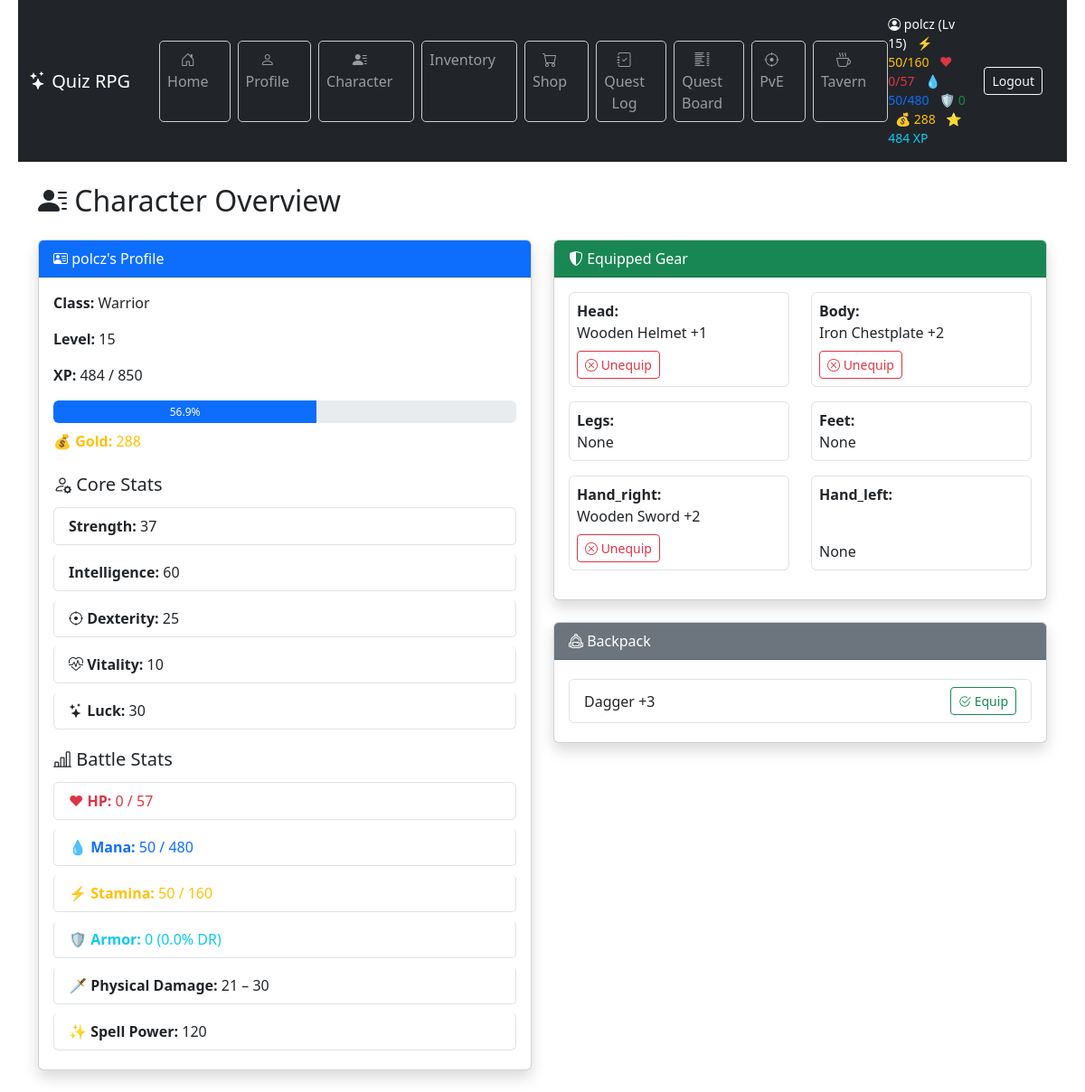
The page /character/ (signed in) on the database its author committed.
### game/models.py (models this page shows, shortened)
class Character(models.Model):
    CLASS_CHOICES = [
        ("warrior", "Warrior"),
        ("mage", "Mage"),
        ("rogue", "Rogue"),
    ]
    user = models.OneToOneField(User, on_delete=models.CASCADE)
    name = models.CharField(max_length=100)
    character_class = models.CharField(
        max_length=20, choices=CLASS_CHOICES, default="warrior"
    )
    level = models.IntegerField(default=1)
    experience = models.IntegerField(default=0)
    experience_to_next_level = models.PositiveIntegerField(default=100)
    hp = models.PositiveIntegerField(default=100)
    max_hp = models.PositiveIntegerField(default=100)
    hp_from_levels = models.PositiveIntegerField(default=0)
    mana = models.PositiveIntegerField(default=50)
    max_mana = models.PositiveIntegerField(default=50)
    mana_from_levels = models.PositiveIntegerField(default=0)
    stamina = models.PositiveIntegerField(default=50)
    max_stamina = models.PositiveIntegerField(default=50)
    armor = models.PositiveIntegerField(default=0)
    damage_reduction = models.FloatField(default=0.0)
    physical_min_damage = models.PositiveIntegerField(default=1)
    physical_max_damage = models.PositiveIntegerField(default=3)
    spell_power = models.PositiveIntegerField(default=0)
    hp_regeneration = models.PositiveIntegerField(default=0)
    mana_regeneration = models.PositiveIntegerField(default=0)
    stamina_regeneration = models.PositiveIntegerField(default=0)
    items = models.ManyToManyField("Item", related_name="characters", blank=True)
    equipped_head = models.ForeignKey(
        "Item",
        null=True,
        blank=True,
        related_name="equipped_on_head",
        on_delete=models.SET_NULL,
    )
    equipped_body = models.ForeignKey(
        "Item",
        null=True,
        blank=True,
        related_name="equipped_on_body",
        on_delete=models.SET_NULL,
    )
    equipped_legs = models.ForeignKey(
        "Item",
        null=True,
        blank=True,
        related_name="equipped_on_legs",
        on_delete=models.SET_NULL,
    )
    equipped_feet = models.ForeignKey(
        "Item",
        null=True,
        blank=True,
        related_name="equipped_on_feet",
        on_delete=models.SET_NULL,
    )
    equipped_hand_right = models.ForeignKey(
        "Item",
        null=True,
        blank=True,
        related_name="equipped_on_hand_right",
        on_delete=models.SET_NULL,
    )
    equipped_hand_left = models.ForeignKey(
        "Item",
        null=True,
        blank=True,
        related_name="equipped_on_hand_left",
        on_delete=models.SET_NULL,
    )
    strength = models.IntegerField(default=5)
    intelligence = models.IntegerField(default=5)
    dexterity = models.IntegerField(default=5)
    vitality = models.IntegerField(default=5)
    luck = models.IntegerField(default=5)
    stat_points = models.IntegerField(default=0)
    gold = models.IntegerField(default=0)
    last_regen_time = models.DateTimeField(default=timezone.now)
    class XpReward(TypedDict):
        total: int
        base: int
        strength_bonus: int
        intelligence_bonus: int
        double: bool

class Item(models.Model):
    SLOT_CHOICES = [
        ("head", "Head"),
        ("body", "Body"),
        ("legs", "Legs"),
        ("feet", "Feet"),
        ("hand_right", "Right Hand"),
        ("hand_left", "Left Hand"),
    ]
    name = models.CharField(max_length=100)
    description = models.TextField(blank=True, null=True)
    price = models.IntegerField(null=True, blank=True)
    is_available_in_shop = models.BooleanField(default=False)
    slot = models.CharField(
        max_length=20,
        choices=SLOT_CHOICES,
        default="hand_right",
    )
    effect_strength = models.IntegerField(default=0)
    effect_intelligence = models.IntegerField(default=0)
    effect_dexterity = models.IntegerField(default=0)
    effect_vitality = models.IntegerField(default=0)
    effect_luck = models.IntegerField(default=0)
    min_damage = models.PositiveIntegerField(default=0)
    max_damage = models.PositiveIntegerField(default=0)
    armor = models.PositiveIntegerField(default=0)
    spell_power = models.PositiveIntegerField(default=0)
    hp_bonus = models.IntegerField(default=0)
    mana_bonus = models.IntegerField(default=0)
    stamina_bonus = models.IntegerField(default=0)
    required_class = models.CharField(
        max_length=20,
        choices=Character.CLASS_CHOICES,
        null=True,
        blank=True,
        help_text="If set, only characters of this class can equip the item.",
    )

### game/views.py (the view)
# urls.py: path("character/", views.character_view, name="character"),
@character_required
def character_view(request):
    character = request.user.character
    equipped_ids = [
        character.equipped_head_id,
        character.equipped_body_id,
        character.equipped_legs_id,
        character.equipped_feet_id,
        character.equipped_hand_right_id,
        character.equipped_hand_left_id,
    ]
    equipment_slots = ["head", "body", "legs", "feet", "hand_right", "hand_left"]
    backpack_items = character.items.exclude(id__in=[eid for eid in equipped_ids if eid])
    xp_needed = experience_to_next_level(character.level)
    xp_progress = round((character.experience / xp_needed) * 100, 1) if xp_needed else 0
    return render(request, "game/character.html", {
        "character": character,
        "equipment_slots": equipment_slots,
        "backpack_items": backpack_items,
        "xp_progress": xp_progress,
        "xp_needed": xp_needed,
    })

### game/context_processors.py (called while the page is built)
def character_context(request):
    if request.user.is_authenticated:
        try:
            character = Character.objects.get(user=request.user)
            return {"character": character}
        except Character.DoesNotExist:
            return {}
    return {}

### game/services/leveling.py (called while the page is built)
def experience_to_next_level(level):
    return 100 + level * 50

### game/templatetags/character_extras.py (called while the page is built)
@register.filter
def get_slot(character, slot_name):
    return getattr(character, f"equipped_{slot_name}", None)

### game/templates/game/character.html (shortened to what this page needs)
{% extends "game/base.html" %}
{% load character_extras %}
{% block content %}
<h2 class="mb-4"><i class="bi bi-person-lines-fill"></i> Character Overview</h2>
<div class="row">
  <div class="col-md-6">
    <div class="card mb-4 shadow">
      <div class="card-header bg-primary text-white">
        <i class="bi bi-person-vcard"></i> {{ character.name }}'s Profile
      </div>
      <div class="card-body">
        <p><strong>Class:</strong> {{ character.character_class|title }}</p>
        <p><strong>Level:</strong> {{ character.level }}</p>
        <p><strong>XP:</strong> {{ character.experience }} / {{ xp_needed }}</p>
        <div class="progress mb-2" style="height: 25px;">
          <div
            class="progress-bar"
            role="progressbar"
            style="width: {{ xp_progress }}%;"
            aria-valuenow="{{ xp_progress }}"
            aria-valuemin="0"
            aria-valuemax="100"
          >
            {{ xp_progress }}%
          </div>
        </div>
        <p class="text-warning mb-4"><strong>💰 Gold:</strong> {{ character.gold }}</p>
        <h5 class="mt-3"><i class="bi bi-person-gear"></i> Core Stats</h5>
        <ul class="list-group mb-3">
          <li class="list-group-item"> <strong>Strength:</strong> {{ character.strength }}</li>
          <li class="list-group-item"> <strong>Intelligence:</strong> {{ character.intelligence }}</li>
          <li class="list-group-item"><i class="bi bi-crosshair"></i> <strong>Dexterity:</strong> {{ character.dexterity }}</li>
          <li class="list-group-item"><i class="bi bi-heart-pulse"></i> <strong>Vitality:</strong> {{ character.vitality }}</li>
          <li class="list-group-item"><i class="bi bi-stars"></i> <strong>Luck:</strong> {{ character.luck }}</li>
        </ul>
        <h5 class="mt-3"><i class="bi bi-bar-chart-line"></i> Battle Stats</h5>
        <ul class="list-group">
          <li class="list-group-item text-danger"><strong>❤ HP:</strong> {{ character.hp }} / {{ character.max_hp }}</li>
          <li class="list-group-item text-primary"><strong>💧 Mana:</strong> {{ character.mana }} / {{ character.max_mana }}</li>
          <li class="list-group-item text-warning"><strong>⚡ Stamina:</strong> {{ character.stamina }} / {{ character.max_stamina }}</li>
          <li class="list-group-item text-info"><strong>🛡️ Armor:</strong> {{ character.armor }} ({{ character.damage_reduction|floatformat:1 }}% DR)</li>
          <li class="list-group-item"><strong>🗡️ Physical Damage:</strong> {{ character.physical_min_damage }} – {{ character.physical_max_damage }}</li>
          <li class="list-group-item"><strong>✨ Spell Power:</strong> {{ character.spell_power }}</li>
        </ul>
      </div>
    </div>
  </div>
  <div class="col-md-6">
    <div class="card mb-4 shadow">
      <div class="card-header bg-success text-white">
        <i class="bi bi-shield-shaded"></i> Equipped Gear
      </div>
      <div class="card-body">
        <div class="row">
          {% for slot in equipment_slots %}
            {% with item=character|get_slot:slot %}
              <div class="col-md-6 mb-3">
                <div class="border rounded p-2 h-100 d-flex flex-column justify-content-between">
                  <strong>{{ slot|capfirst }}:</strong>
                  <span>{{ item.name|default:"None" }}</span>
                  {% if item %}
                    <form method="post" action="{% url 'unequip_item' slot %}">
                      <button type="submit" class="btn btn-sm btn-outline-danger mt-2">
                        <i class="bi bi-x-circle"></i> Unequip
                      </button>
                    </form>
                  {% endif %}
                </div>
              </div>
            {% endwith %}
          {% endfor %}
        </div>
      </div>
    </div>
    <div class="card shadow">
      <div class="card-header bg-secondary text-white">
        <i class="bi bi-backpack2"></i> Backpack
      </div>
      <div class="card-body">
        {% if backpack_items %}
          <ul class="list-group">
            {% for item in backpack_items %}
              <li class="list-group-item d-flex justify-content-between align-items-center">
                {{ item.name }}
                <form method="post" action="{% url 'equip_item' item.id %}">
                  <button type="submit" class="btn btn-sm btn-outline-success">
                    <i class="bi bi-check2-circle"></i> Equip
                  </button>
                </form>
              </li>
            {% endfor %}
          </ul>
        {% else %}
          <p>No unequipped items.</p>
        {% endif %}
      </div>
    </div>
  </div>
</div>
{% endblock %}

### game/templates/game/base.html (shortened to what this page needs)
{% load static %}
<!DOCTYPE html>
<html lang="en">
  <head>
    <link rel="stylesheet" type="text/css" href="{% static 'game/style.css' %}" />
    <link href="https://cdn.jsdelivr.net/npm/bootstrap@5.3.3/dist/css/bootstrap.min.css" rel="stylesheet" />
    <link href="https://cdn.jsdelivr.net/npm/bootstrap-icons@1.11.3/font/bootstrap-icons.css" rel="stylesheet" />
  </head>
  <body>
    <header class="bg-dark text-white">
      <nav class="navbar navbar-expand-lg navbar-dark bg-dark">
        <div class="container-fluid d-flex justify-content-between align-items-center py-2">
          <div class="d-flex align-items-center gap-3">
            <a class="navbar-brand me-3" href="{% url 'home' %}">
              <i class="bi bi-stars"></i> Quiz RPG
            </a>
            <ul class="navbar-nav flex-row gap-2">
              <li class="nav-item"><a class="nav-link btn btn-outline-secondary" href="{% url 'home' %}"><i class="bi bi-house-door"></i> Home</a></li>
              <li class="nav-item"><a class="nav-link btn btn-outline-secondary" href="{% url 'profile' %}"><i class="bi bi-person"></i> Profile</a></li>
              <li class="nav-item"><a class="nav-link btn btn-outline-secondary" href="{% url 'character' %}"><i class="bi bi-person-lines-fill"></i> Character</a></li>
              <li class="nav-item"><a class="nav-link btn btn-outline-secondary" href="{% url 'inventory' %}"> Inventory</a></li>
              <li class="nav-item"><a class="nav-link btn btn-outline-secondary" href="{% url 'shop' %}"><i class="bi bi-cart"></i> Shop</a></li>
              <li class="nav-item"><a class="nav-link btn btn-outline-secondary" href="{% url 'quest_log' %}"><i class="bi bi-journal-check"></i> Quest Log</a></li>
              <li class="nav-item"><a class="nav-link btn btn-outline-secondary" href="{% url 'quest_list' %}"><i class="bi bi-list-columns"></i> Quest Board</a></li>
              <li class="nav-item"><a class="nav-link btn btn-outline-secondary" href="{% url 'battle_select' %}"><i class="bi bi-crosshair"></i> PvE</a></li>
              <li class="nav-item"><a class="nav-link btn btn-outline-secondary" href="{% url 'tavern' %}"><i class="bi bi-cup-hot"></i> Tavern</a></li>
            </ul>
          </div>
          <div class="d-flex align-items-center gap-3">
            {% if character %}
              <span class="text-white small">
                <i class="bi bi-person-circle"></i> {{ character.name }} (Lv {{ character.level }})
                <span class="text-warning ms-2">⚡ {{ character.stamina }}/{{ character.max_stamina }}</span>
                <span class="text-danger ms-2">❤ {{ character.hp }}/{{ character.max_hp }}</span>
                <span class="text-primary ms-2">💧 {{ character.mana }}/{{ character.max_mana }}</span>
                <span class="text-success ms-2">🛡️ {{ character.armor }}</span>
                <span class="text-warning ms-2">💰 {{ character.gold }}</span>
                <span class="text-info ms-2">⭐ {{ character.experience }} XP</span>
              </span>
            {% endif %}
            <a class="btn btn-outline-light btn-sm" href="{% url 'logout' %}">Logout</a>
          </div>
        </div>
      </nav>
    </header>
    <main class="container mt-4">
      {% block content %}{% endblock %}
    </main>
  </body>
</html>

### game/static/game/style.css (style rules this page uses)
body { font-family: "Segoe UI", sans-serif; background-color: #f4f4f4; color: #333; margin: 0; padding: 0 20px; }
nav a { color: #ddd; text-decoration: none; margin-right: 15px; }
nav li { background: none !important; width: auto !important; height: auto !important; padding: 0 !important; margin: 0 !important; display: list-item; }
h1, h2 { color: #2a2a2a; }
button { background-color: #4CAF50; color: white; border: none; padding: 8px 16px; margin-top: 5px; cursor: pointer; border-radius: 4px; }
ul { list-style: none; padding-left: 0; }
li { background-color: white; border: 1px solid #ccc; margin: 5px 0; padding: 10px; border-radius: 5px; }

### rows shown on the page
Character: name "polcz", level "15", stamina "50", max_stamina "160", hp "0", max_hp "57", mana "50", max_mana "480", armor "0", gold "288", experience "484", character_class "Warrior", strength "37", intelligence "60", dexterity "25", vitality "10", luck "30", damage_reduction "0.0", physical_min_damage "21", physical_max_damage "30", spell_power "120"
Item: name "Wooden Helmet +1"
Item: name "Iron Chestplate +2"
Item: name "Wooden Sword +2"
Item: name "Dagger +3"

### other values the page prints
{{ xp_needed }} "850"
{{ xp_progress }} "56.9"
{{ slot|capfirst }} "Head" "Body" "Legs" "Feet" "Hand_right" "Hand_left"
{{ item.name|default:"None" }} "None" "None" "None"
